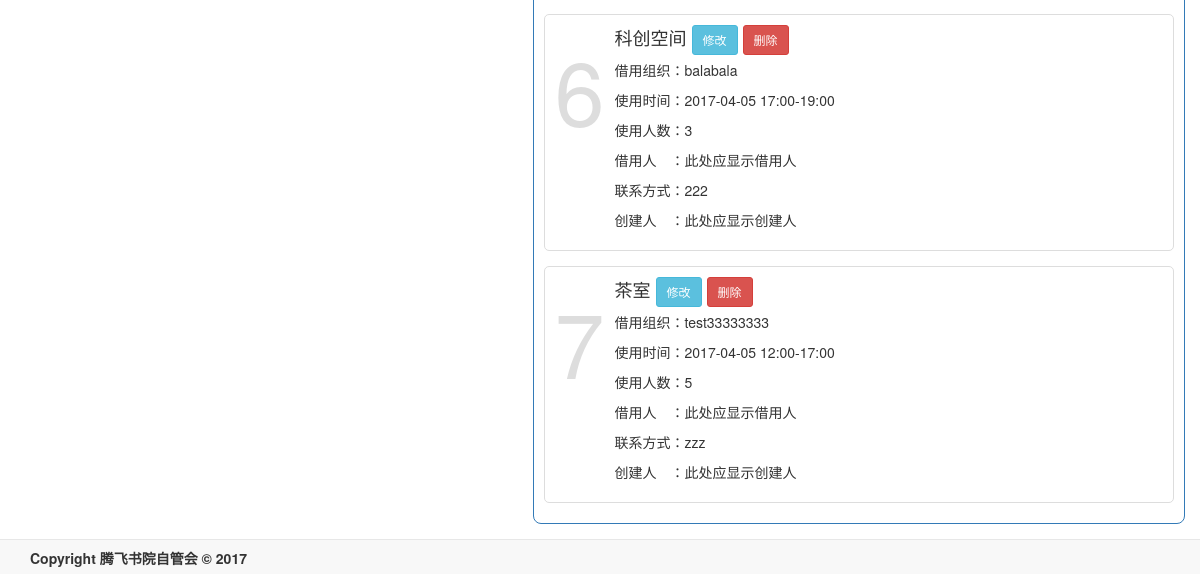
The app's page /commit/manage (lower part), older data.
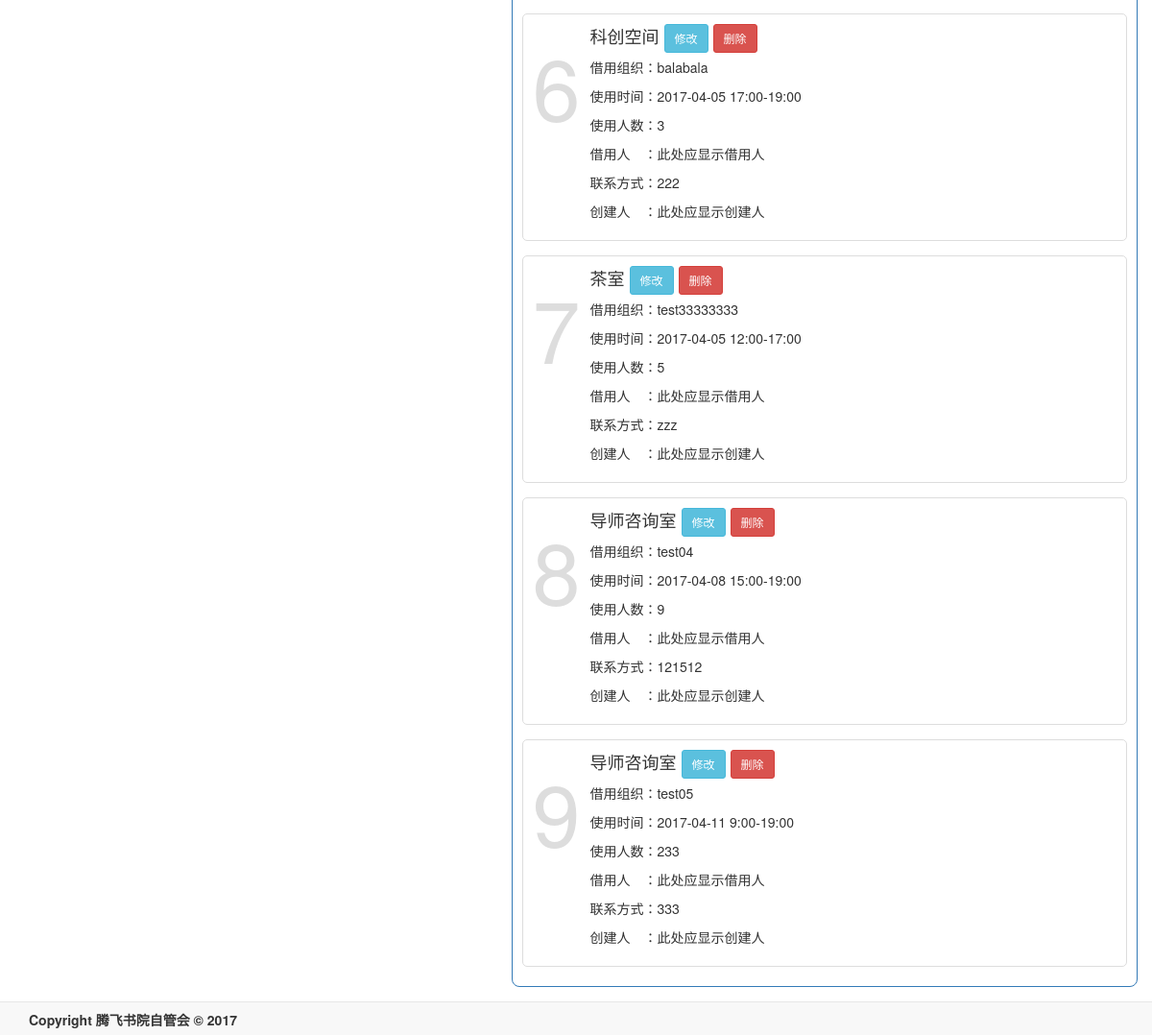
The same page, newer data.
### app/models.py (models this page shows, shortened)
class Agreement(db.Model):
    __tablename__ = 'agreements'
    id = db.Column(db.Integer, primary_key=True)
    enable =db.Column(db.Boolean,default=True)
    org = db.Column(db.String(64), index=True)
    tel = db.Column(db.String(64), index=True)
    number = db.Column(db.Integer,default=10)
    commits = db.relationship('Commit', backref='agreement', lazy='dynamic')
    room_id = db.Column(db.Integer, db.ForeignKey('rooms.id'))
    timeday = db.Column(db.Integer)
    fromtime = db.Column(db.Integer)
    totime = db.Column(db.Integer)

class Room(db.Model):
    __tablename__ = 'rooms'
    id = db.Column(db.Integer, primary_key=True)
    building = db.Column(db.String(10))
    name = db.Column(db.String(20), unique=True)
    agreements = db.relationship('Agreement', backref='room', lazy='dynamic')

### app/commit/views.py (the view, shortened to what this page needs)
@commit.route('/manage', methods=['GET', 'POST'])
def manage():
    form = AgreementForm()
    form.room.choices = [(r.id,r.name) for r in Room.query.all()]
    today = datetime.today()
    day = timedelta(1)
    days=[]
    for i in range(7):
        days.append((i+1,today.date()))
        today=today+day
    form.timeday.choices=days
    commits=Commit.query.all()
    agrs=Agreement.query.all()
    return render_template('commit/manage.html',form=form,commits=commits,agrs=agrs)

### app/main/__init__.py (called while the page is built)
@main.app_context_processor
def inject_permissions():
    return dict(Permission=Permission)

### app/models.py (called while the page is built)
    def can(self, permissions):
        return False

### app/templates/commit/manage.html (shortened to what this page needs)
{% extends "base.html" %}
{% import "bootstrap/wtf.html" as wtf %}
{% block head %}
{{ super() }}
{% endblock %}
{% block page_content %}
<div class="container">
<div class="row">
    <div class="col-md-7">
        <div class="myblock">
            <ul class="media-list" style="margin-top:20px;">
                {%  for agr in agrs%}
                {% if agr.enable == True %}
                <div class="media" style="border:1px solid #ddd; border-radius: 5px 5px 5px 5px; padding:10px 10px 10px 10px;">
                    <a class="pull-left">
                        <div style="font-size:90px; color:#DDD;">
                            {{agr.id}}
                        </div>
                    </a>
                    <div class="agreement media-body">
                        <h4 class="media-heading">
                            {{ agr.room.name }}
                            {% if agr.enable == False %}
                            <a href="#" class="btn btn-sm disabled">已删除</a>
                            <button class="btn btn-sm btn-warning btn-block" type="button">恢复</button>
                            {% else %}
                            <button class="btn btn-sm btn-info" type="button">修改</button>
                            <button class="btn btn-sm btn-danger" type="button">删除</button>
                            {% endif %}
                        </h4>
                        <p>
                            借用组织：{{ agr.org }}
                        </p>
                        <p>
                            使用时间：{{ agr.timeday }} {{ agr.fromtime }}:00-{{ agr.totime }}:00
                        </p>
                        <p>
                            使用人数：{{ agr.number }}
                        </p>
                        <p>
                            借用人　：此处应显示借用人
                        </p>
                        <p>
                            联系方式：{{ agr.tel }}
                        </p>
                        <p>
                            创建人　：此处应显示创建人
                        </p>
                    </div>
                </div>
                {% endif %}
                {% endfor %}
            </ul>
        </div>
    </div>
</div>
</div>
{% endblock %}

### app/templates/base.html (shortened to what this page needs)
{% extends "bootstrap/base.html" %}
{% block head %}
{{ super() }}
{% endblock %}
{% block content %}
<div class="container" style="margin-top: 40px">
    {% block page_content %}{% endblock %}
</div>
<nav class="navbar navbar-default navbar-fixed-bottom myfooter">
  <div class="container" style="margin-top:8px;">
    <strong>Copyright 腾飞书院自管会 © 2017</strong>
  </div>
</nav>
{% endblock %}

### app/templates/base.html (style rules this page uses)
.myfooter { min-height: 35px !important; }
body { padding-bottom: 50px; }

### app/templates/commit/manage.html (style rules this page uses)
.myblock { border:1px solid #337AB7; border-radius: 8px 8px 8px 8px; margin:0px 0px 0px 0px; padding:10px 10px 10px 10px; }

Row changes from the older to the newer data that the page shows:
added Agreement: id "8", room.name "导师咨询室", enable "修改", org "test04", timeday "2017-04-08", fromtime "15", totime "19", number "9", tel "121512"
added Agreement: id "9", room.name "导师咨询室", enable "修改", org "test05", timeday "2017-04-11", fromtime "9", totime "19", number "233", tel "333"
